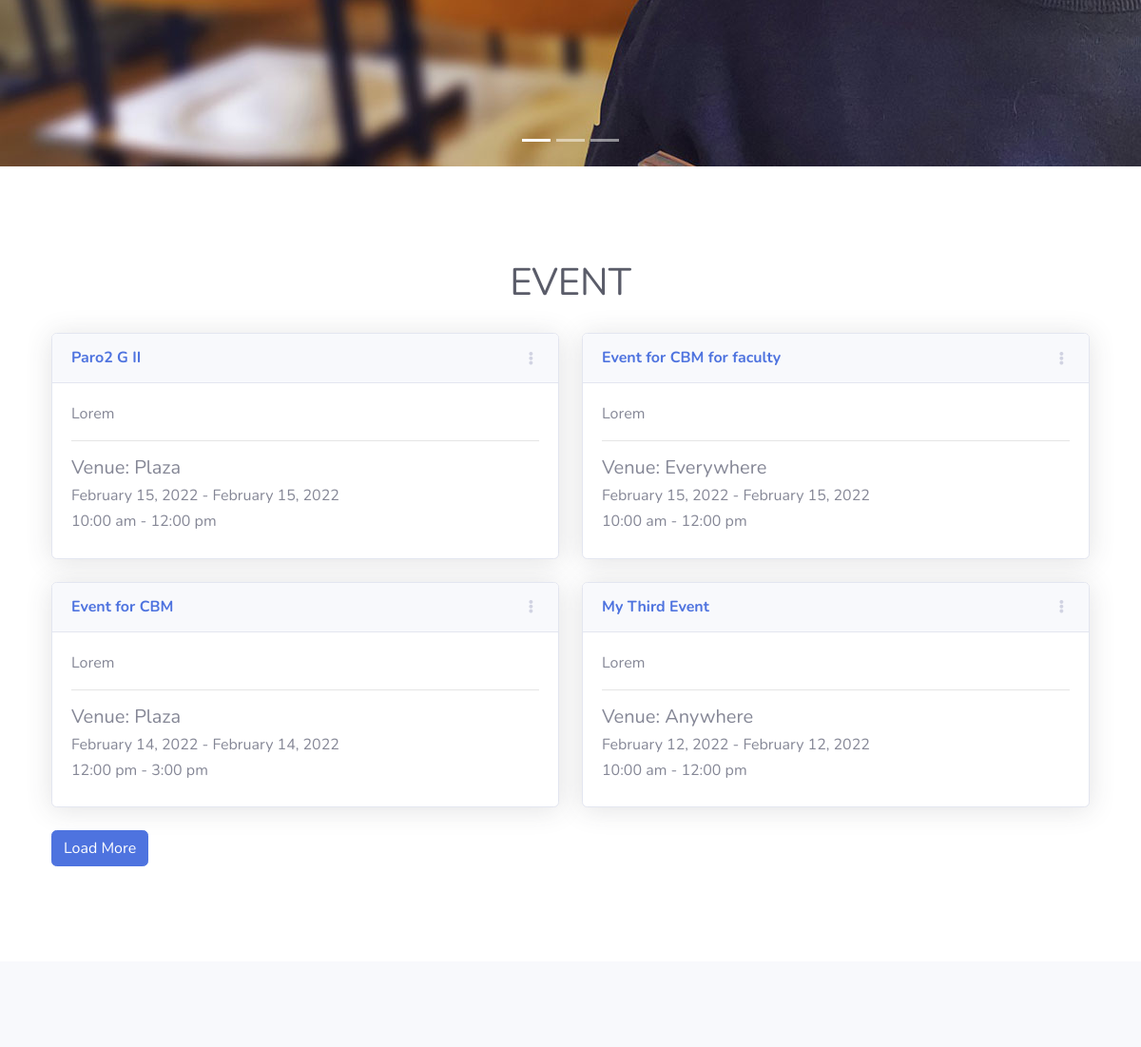
/pages/home.php (signed in, middle part), run on an earlier commit of the app's database.
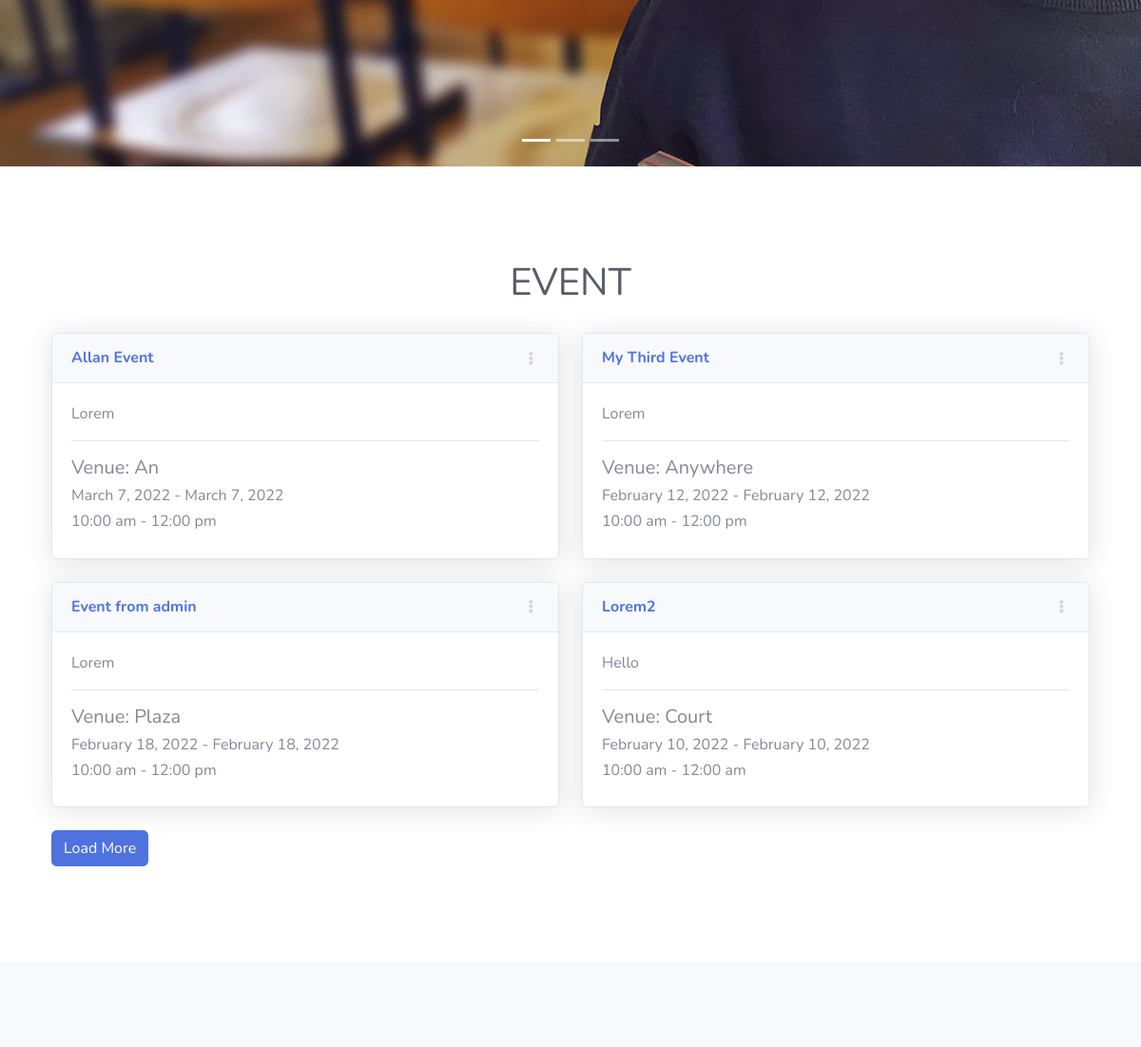
And on a later commit of the database.
### tables this page shows
CREATE TABLE `tbl_event` (
  `event_id` int(11) NOT NULL,
  `title` varchar(200) NOT NULL,
  `event_desc` varchar(1000) NOT NULL,
  `venue` varchar(200) NOT NULL,
  `date_start` date DEFAULT NULL,
  `date_end` date DEFAULT NULL,
  `time_start` time DEFAULT NULL,
  `time_end` time DEFAULT NULL,
  `status` varchar(200) NOT NULL,
  `date_posted` date DEFAULT NULL,
  `time_posted` time DEFAULT NULL,
  `user_id` int(11) DEFAULT NULL,
  `invited_department` int(11) DEFAULT NULL,
  `invitee` int(11) DEFAULT NULL,
  `event_type` varchar(20) NOT NULL
);

### class/DbConnection.php (called while the page is built, shortened)
<?php
class DbConnection{
    private $host = 'localhost';
    private $username = 'root';
    private $password = '';
    private $database = 'ems';
    protected $connection;
    public function __construct(){
        if (!isset($this->connection)) {
            $this->connection = new mysqli($this->host, $this->username, $this->password, $this->database);
        }
        return $this->connection;
    }
}

### class/FetchEvent.php (the view, shortened to what this page needs)
<?php
include_once('DbConnection.php');
class FetchEvent extends DbConnection{
    public function getEventDetails(){
        $limit = 4;
        $sql = "SELECT * FROM tbl_event WHERE status = 'posted' ORDER BY event_id DESC LIMIT $limit";
        $query = $this->connection->query($sql);
        if($query->num_rows > 0){
            while($row = $query->fetch_assoc()){
                echo '<div class="col-lg-6">
                        <div class="card shadow mb-4" data-aos="fade-down">
                            <div class="card-header py-3 d-flex flex-row align-items-center justify-content-between">
                                <h6 class="m-0 font-weight-bold text-primary">'.$row['title'].'</h6>
                                <div class="dropdown no-arrow">
                                    <a class="dropdown-toggle" href="#" role="button" id="dropdownMenuLink" data-toggle="dropdown" aria-haspopup="true" aria-expanded="false">
                                        <i class="fas fa-ellipsis-v fa-sm fa-fw text-gray-400"></i>
                                    </a>
                                    <div class="dropdown-menu dropdown-menu-right shadow animated--fade-in" aria-labelledby="dropdownMenuLink">
                                        <div class="dropdown-header">Dropdown Header:</div>
                                        <a class="dropdown-item" href="#">Action</a>
                                        <a class="dropdown-item" href="#">Another action</a>
                                        <div class="dropdown-divider"></div>
                                        <a class="dropdown-item" href="#">View</a>
                                    </div>
                                </div>
                            </div>
                            <div class="card-body">'.
                                $row['event_desc']
                            .'
                                <hr>
                                <h5>Venue: '.$row['venue'].'</h5>
                                <h6>'.date("F j, Y", strtotime($row['date_start'])).' - '.date("F j, Y", strtotime($row['date_end'])).'</h6>
                                <h6>'.date("g:i a", strtotime($row['time_start'])).' - '.date("g:i a", strtotime($row['time_end'])).'</h6>
                            </div>
                        </div>
                    </div>';
            }
        }
    }
}

What changed in the data, as far as the page shows it:
no longer on this page (row edited): tbl_event: title "Paro2 G II", event_desc "Lorem", venue "Plaza", date_start "February 15, 2022", date_end "February 15, 2022", time_start "10:00 am", time_end "12:00 pm"
no longer on this page (row edited): tbl_event: title "Event for CBM for faculty", event_desc "Lorem", venue "Everywhere", date_start "February 15, 2022", date_end "February 15, 2022", time_start "10:00 am", time_end "12:00 pm"
no longer on this page (row edited): tbl_event: title "Event for CBM", event_desc "Lorem", venue "Plaza", date_start "February 14, 2022", date_end "February 14, 2022", time_start "12:00 pm", time_end "3:00 pm"
added tbl_event: title "Allan Event", event_desc "Lorem", venue "An", date_start "March 7, 2022", date_end "March 7, 2022", time_start "10:00 am", time_end "12:00 pm"
now on this page (row unchanged): tbl_event: title "Event from admin", event_desc "Lorem", venue "Plaza", date_start "February 18, 2022", date_end "February 18, 2022", time_start "10:00 am", time_end "12:00 pm"
now on this page (row unchanged): tbl_event: title "Lorem2", event_desc "Hello", venue "Court", date_start "February 10, 2022", date_end "February 10, 2022", time_start "10:00 am", time_end "12:00 am"
